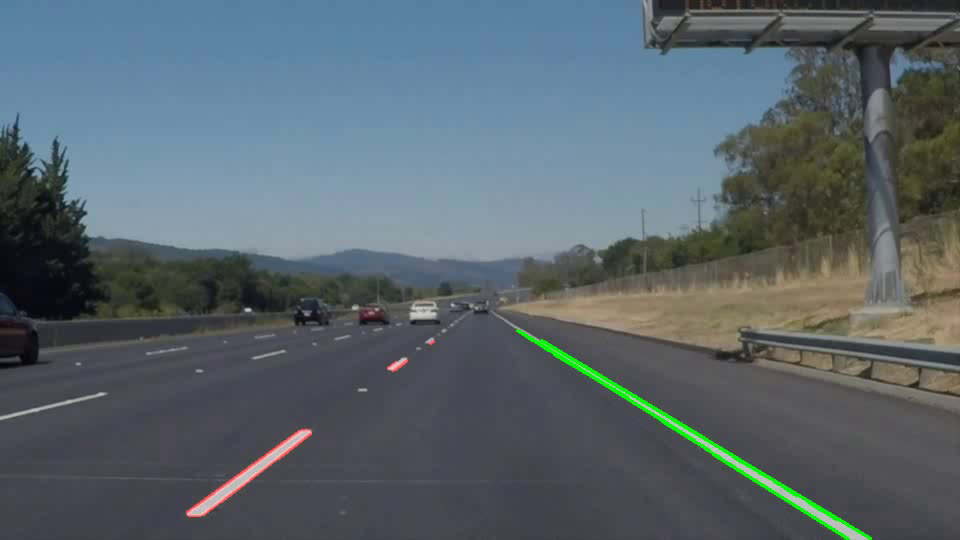
#> input picture frame 0 of Project-2/Lane Detection.avi, 960 x 540 px, given in place of challenge.mp4, which was not available
$ python problem3.py
#> lines starting #> are read from the running program, lines starting #| are printed output that depends on the picture; after the words box and inside, x2 and y2 are one past the last pixel; in counts of white or black regions, pixels touching at a corner belong together; pictures that were not available may be replaced by others from this repository, and a replacement may not be noted
#> further down, frame is the input picture: shape (540, 960, 3); mean B, G, R 107.8, 101, 89.3
import cv2 as cv
import numpy as np
import math

def filtering_colors(image):
	# Filter white pixels

#  for lower white
	lower_white = np.array([220, 220, 220])
	upper_white = np.array([255, 255, 255])
	white_mask = cv.inRange(image, lower_white, upper_white)
#> white_mask: shape (540, 960); every value is 0
	white_image = cv.bitwise_and(image, image, mask=white_mask)
#> white_image: shape (540, 960, 3); every value is 0
	# Filter yellow pixels
	hsv = cv.cvtColor(image, cv.COLOR_BGR2HSV)
#> hsv: shape (540, 960, 3); mean H, S, V 92.7, 55.7, 113.4
	lower_yel = np.array([10,90,80])
	upper_yel = np.array([110,255,255])
	yel_mask = cv.inRange(hsv, lower_yel, upper_yel)
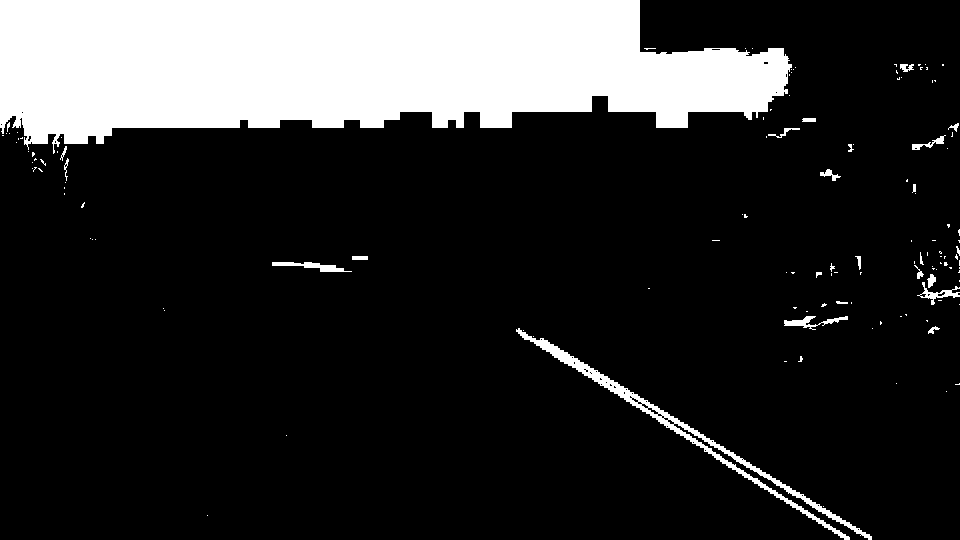
#> yel_mask: shape (540, 960); 18.3% white; 131 white regions (106 under 20 px), largest, box (x1, y1, x2, y2) and area: (0, 0, 792, 154) 88586, (516, 328, 872, 540) 3710, (272, 262, 352, 272) 355
	yel_image = cv.bitwise_and(image, image, mask=yel_mask)
	# Combine the two above images
	image2 = cv.addWeighted(white_image, 1., yel_image, 1., 0.)
	return image2


poly_left = None
poly_right = None

video = cv.VideoCapture("challenge.mp4")

fourcc = cv.VideoWriter_fourcc(*'XVID')
out = cv.VideoWriter('predict_turn.avi', fourcc, 30.0, (960,540))
while True:
    isTrue,frame = video.read()
    # frame = frame.copy()
    filter = filtering_colors(frame)

    gray = cv.cvtColor(filter , cv.COLOR_BGR2GRAY)
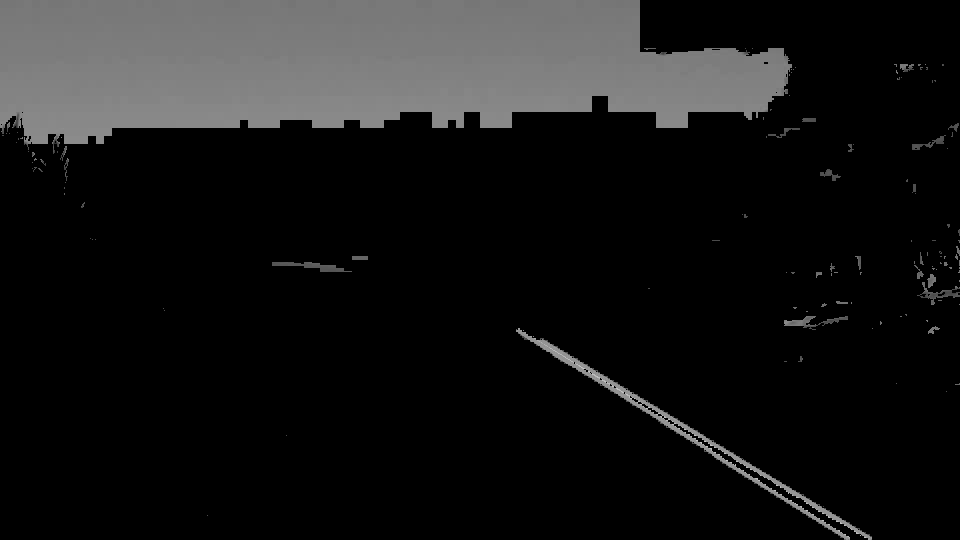
#> gray: shape (540, 960); min 0, max 202, mean 23.2
    poly = gray.copy()
    # points of interest
    inter_poly = np.array( [[[0,720],[200,700],[600,400],[780,420],[1240,710],[1280,720],[1280,0],[0,0]]],dtype=np.int32)
    cv.fillPoly( poly , inter_poly, (0,0,0) )
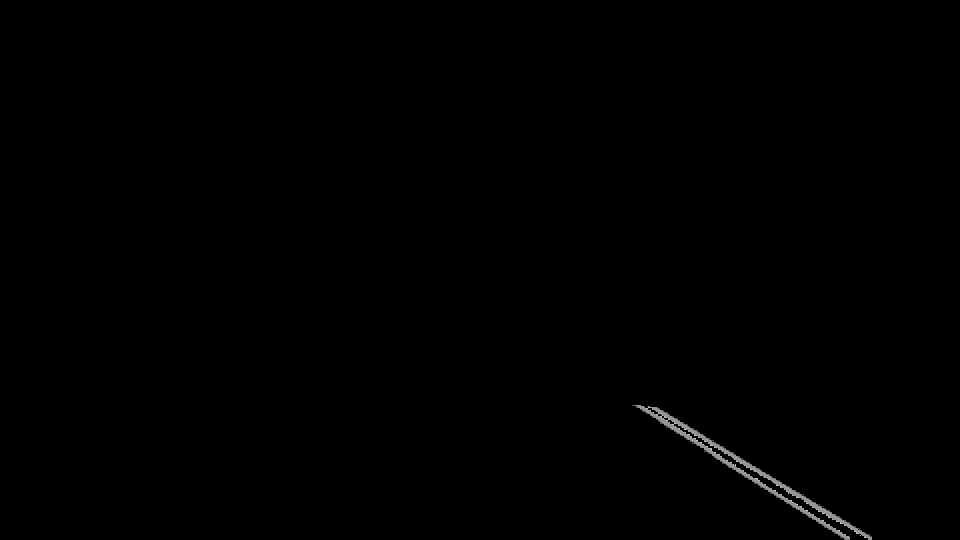
#> poly: shape (540, 960); 17.8% of pixels changed, all inside (x1, y1, x2, y2) = (0, 0, 960, 516)
    blurred =  cv.GaussianBlur(poly,(11,11),cv.BORDER_DEFAULT)


    retval,threshed = cv.threshold(blurred,150,250,cv.THRESH_BINARY)


    cv.imshow("threshed",threshed)

    h,w = frame.shape[:2]
#> h = 540; w = 960
    cornerpoints = [ (600,424),(780,424),(1100,660),(240,660)]

    k1 = np.float32([[(0,0),(200,0),(200,200),(0,200)]])
    k2=np.float32(cornerpoints)
    h1, w1,s = frame.shape
#> h1 = 540; w1 = 960; s = 3
    H = cv.getPerspectiveTransform(k2,k1)

    Hinv = cv.getPerspectiveTransform(k1,k2)


    filter_frame = filtering_colors(frame)

    warp = cv.warpPerspective(filter_frame,H,(200,200))
    warp = cv.cvtColor(warp,cv.COLOR_BGR2GRAY)
#> warp: shape (200, 200)
    warp= cv.GaussianBlur(warp,(3,3), cv.BORDER_DEFAULT)
    # warp= cv.erode(warp, (5,5), iterations=1)
    # warp= cv.dilate(warp, (5,5), iterations=5)

    retval,threshed_warp = cv.threshold(warp,150,255,cv.THRESH_BINARY)
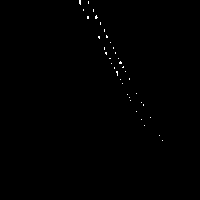
#> threshed_warp: shape (200, 200); 0.25% white in thin lines or dots, all inside (x1, y1, x2, y2) = (79, 0, 163, 141)
    cv.imshow("bird's eye",threshed_warp)


    leftx, poly_left = np.where(threshed_warp[:, :100] == 255)
#> leftx = 36 values from 0 to 38; poly_left = 36 values, max 99 at index 32, min 79 at index 0, mean 89.14
    coef = np.polyfit(leftx, poly_left, 2)
#> coef = [-0.0111, 0.903, 80.3]
    leftx = np.arange(70, 200, 1)
    poly_left = np.polyval(coef, leftx)
#> poly_left = 130 values, max 89.17 at index 0, min -179.3 at index 129, mean -14.54

    if poly_left is None: poly_left = poly_left
    poly_left = 0.8*poly_left + 0.2*poly_left

    leftpt = np.int0(np.c_[poly_left, leftx])
#> leftpt = 130 pairs, first value -179 to 89, second value 70 to 199

    rightx, righty = np.where(threshed_warp[:, 130:] == 255)
#> rightx = [93, 100, 102, 104, 105, 111, 117, 119, 125, 135, 140]; righty = [6, 0, 11, 13, 13, 6, 20, 11, 14, 29, 32]
    coef = np.polyfit(rightx, righty, 3)
#> coef = [0.00043, -0.139, 15.36, -563.4]
    rightx = np.arange(70, 200, 1)
    righty = np.polyval(coef, leftx)
#> righty = 130 values from -24.08 to 358

    if poly_right is None: poly_right = righty
#> poly_right = 130 values from -24.08 to 358
    poly_right = 0.8*poly_right + 0.2*righty

    rightpt = np.int0(np.c_[130 + poly_right, rightx])
#> rightpt = 130 pairs, first value 105 to 487, second value 70 to 199

    new = np.uint8(np.zeros((200, 200, 3))*255)
    cv.polylines(new, [leftpt], False, [0, 0, 255], 4)
    cv.polylines(new, [rightpt], False, [0, 0, 255], 4)
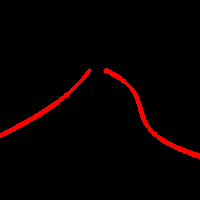
#> new: shape (200, 200, 3); mean of channels 0, 1, 2 0, 0, 7.4; drawn as B, G, R

    pts = np.r_[leftpt, np.flipud(rightpt)]
#> pts = 260 pairs, first value -179 to 487, second value 70 to 199
    cv.fillPoly(new, [pts], [0,220, 0])
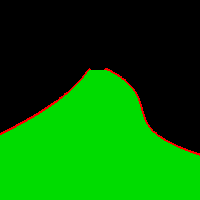
#> new: shape (200, 200, 3); mean of channels 0, 1, 2 0, 98.6, 3; drawn as B, G, R

    lanes1 = cv.warpPerspective(new, Hinv, (w, h), flags = cv.INTER_LINEAR)
    over = np.uint8(0.5*frame.copy() + 0.3*lanes1)
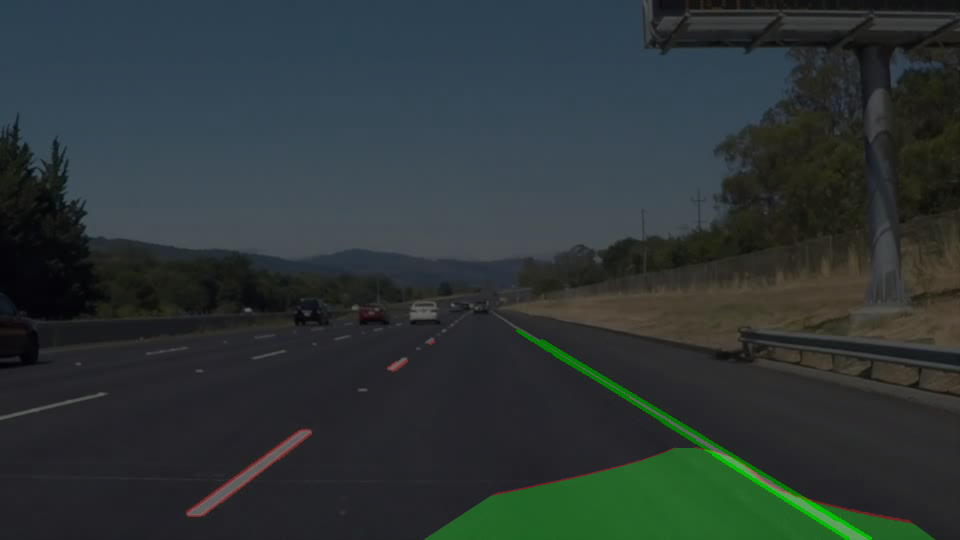
#> over: shape (540, 960, 3); mean B, G, R 53.6, 53.5, 44.5
    # result = show_curvatures(over, left_fit, right_fit, 3/1280, 30/720)
    cv.imshow('filtered', filter_frame)
    cv.imshow("final",over)
    out.write(over)
    if cv.waitKey(20) & 0xFF==ord("k"):
#> (key Esc is pressed here)
        break
video.release()
out.release()
cv.destroyAllWindows()
